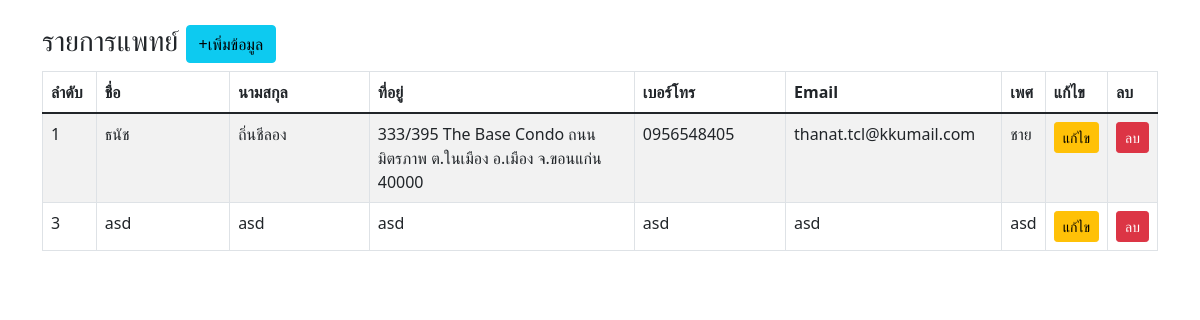
Before: / with the older database file.
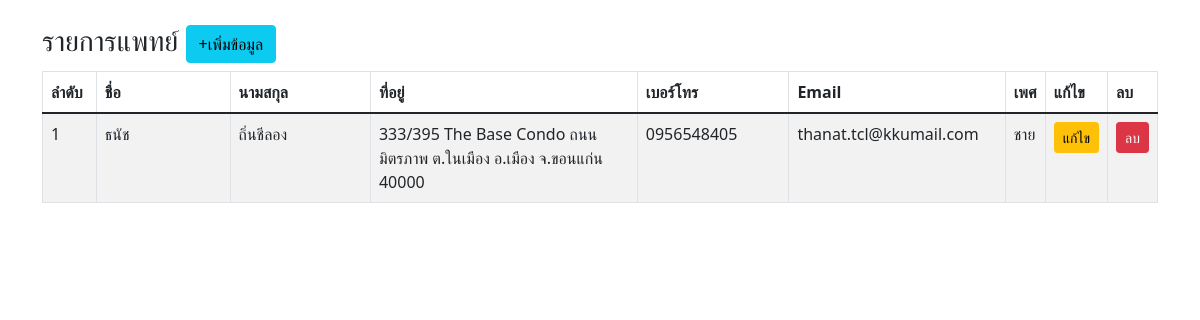
After: the same page with the newer database file.
### tables this page shows
CREATE TABLE `tbl_member` (
  `id` int(11) NOT NULL,
  `name` varchar(50) NOT NULL,
  `surname` varchar(100) NOT NULL,
  `address` varchar(100) NOT NULL,
  `tell` varchar(10) NOT NULL,
  `email` varchar(100) NOT NULL,
  `gender` varchar(20) NOT NULL
);

### index.php (the view, shortened to what this page needs)
<!DOCTYPE html>
<html lang="en">
    <head>
        <link href="https://cdn.jsdelivr.net/npm/bootstrap@5.1.1/dist/css/bootstrap.min.css" rel="stylesheet">
    </head>
    <body>
        <div class="container">
            <div class="row">
                <div class="col-md-12"> <br>
                    <h3>รายการแพทย์ <a href="formAdd.php" class="btn btn-info">+เพิ่มข้อมูล</a> </h3>
                    <table class="table table-striped  table-hover table-responsive table-bordered">
                        <thead>
                            <tr>
                                <th width="5%">ลำดับ</th>
                                <th width="15%">ชื่อ</th>
                                <th width="15%">นามสกุล</th>
                                <th width="30%">ที่อยู่</th>
                                <th width="15%">เบอร์โทร</th>
                                <th width="20%">Email</th>
                                <th width="20%">เพศ</th>
                                <th width="5%">แก้ไข</th>
                                <th width="5%">ลบ</th>
                            </tr>
                        </thead>
                        <tbody>
                            <?php
                            require_once 'connect.php';
                            $stmt = $conn->prepare("SELECT* FROM tbl_member");
                            $stmt->execute();
                            $result = $stmt->fetchAll();
                            foreach($result as $k) {
                            ?>
                            <tr>
                                <td><?= $k['id'];?></td>
                                <td><?= $k['name'];?></td>
                                <td><?= $k['surname'];?></td>
                                <td><?= $k['address'];?></td>
                                <td><?= $k['tell'];?></td>
                                <td><?= $k['email'];?></td>
                                <td><?= $k['gender'];?></td>
                                <td><a href="formEdit.php?id=<?= $k['id'];?>" class="btn btn-warning btn-sm">แก้ไข</a></td>
                                <td><a href="del.php?id=<?= $k['id'];?>" class="btn btn-danger btn-sm" onclick="return confirm('ยืนยันการลบข้อมูล !!');">ลบ</a></td>
                            </tr>
                            <?php } ?>
                        </tbody>
                    </table>
                </div>
            </div>
        </div>
    </body>
</html>

Changed rows visible on the page:
removed tbl_member: id "3", name "asd", surname "asd", address "asd", tell "asd", email "asd", gender "asd"
